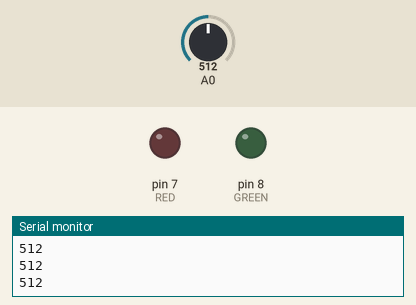
Simulated run of this sketch. Board: Arduino Uno, built with avr-gcc and run on an emulated ATmega328P. Parts: output pins drawn as LEDs (lit = HIGH), the last lines printed to the serial monitor. Inputs (shaded band) come from the test bench; at power-on: A0 = 512.

Above: at 1.2 s.
1.3 s: A0 set to 785
2.8 s: A0 set to 811
At 4.0 s:
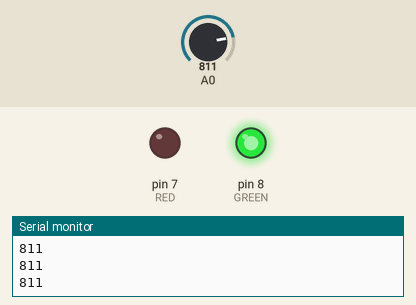
4.3 s: A0 set to 987
5.8 s: A0 set to 1017
At 6.7 s:
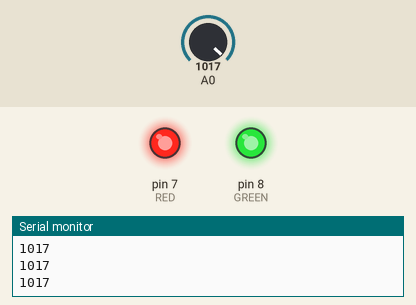
7.3 s: A0 set to 990
At 8.0 s:
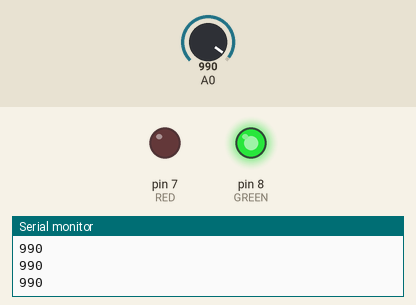
8.8 s: A0 set to 1010
At 9.3 s:
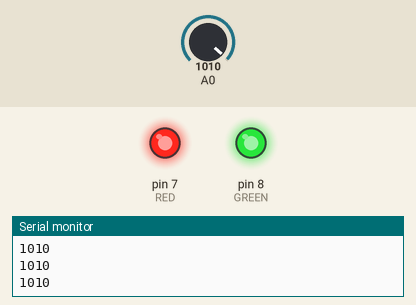
Timing chart, 0 to 11.3 s (numbered marks = the images above; inputs shaded):
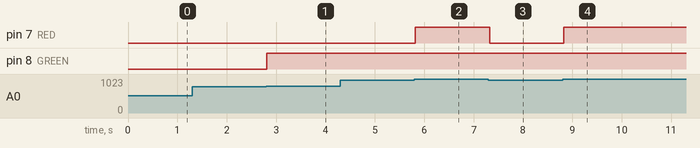

The sketch:

LightSensor.ino
```cpp
#define GREEN 8
#define RED 7

// https://arduinogetstarted.com/tutorials/arduino-light-sensor

int waittime = 50;

void setup() {
  Serial.begin(9600); // Start Serial.

    pinMode(RED, OUTPUT);
    pinMode(GREEN, OUTPUT);


}

void loop() {

  int A = analogRead(A0);

  Serial.println(A);// Display serial results in serial monitor.

  if (A > 800 ) {   // Change 100 to the number depending on the light in your area.
      digitalWrite(GREEN, HIGH);


    if (A > 1000 ) {   // Change 100 to the number depending on the light in your area.
        digitalWrite(RED, HIGH);
    }
    else
    {
        digitalWrite(RED, LOW);

    }
  }
  else
  {
      digitalWrite(GREEN, LOW);
      digitalWrite(RED, LOW);

  }
  // put your main code here, to run repeatedly:
  // digitalWrite(GREEN, HIGH);
  // delay(waittime);
  // digitalWrite(RED, HIGH);
  // digitalWrite(GREEN, LOW);
  // delay(waittime);
  // digitalWrite(RED, LOW);
  // delay(waittime);

delay(100);
}
```

Measured:
- the behaviour switches between 800 and 801 on A0 (found by bisection; images 0 and 1)
- the behaviour switches between 1000 and 1001 on A0 (found by bisection; images 1 and 2)
- after the input at 2.8 s, pin 8 (GREEN): LOW → HIGH at once
- after the input at 5.8 s, pin 7 (RED): LOW → HIGH at once
- after the input at 7.3 s, pin 7 (RED): HIGH → LOW at once
- after the input at 8.8 s, pin 7 (RED): LOW → HIGH at once
